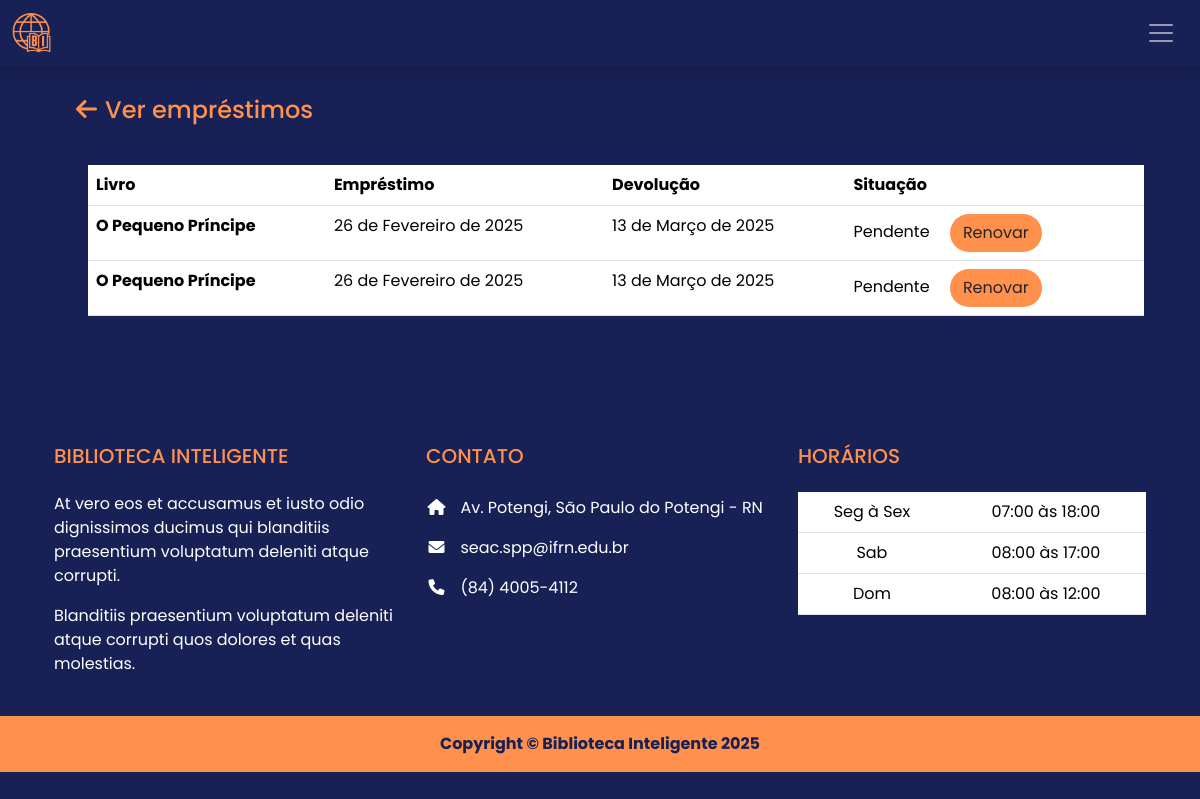
Page /ver_emprestimos/ (signed in) on the committed database.
### biblioteca_inteligente/models.py (models this page shows, shortened)
class Livro(models.Model):
    LIVRE = "LI"
    MAIORES_10 = "10"
    MAIORES_12 = "12"
    MAIORES_14 = "14"
    MAIORES_16 = "16"
    MAIORES_18 = "18"
    CLASSIFICACOES = {
        LIVRE: "Livre",
        MAIORES_10: "10 anos",
        MAIORES_12: "12 anos",
        MAIORES_14: "14 anos",
        MAIORES_16: "16 anos",
        MAIORES_18: "18 anos",
        }
    ROMANCE = "RO"
    BIOGRAFIA = "BI"
    TECNICO = "TE"
    FICCAO = "FI"
    FANTASIA = "FA"
    MISTERIO = "MI"
    POESIA = "PO"
    DRAMA = "DR"
    TERROR = "HO"
    AVENTURA = "AD"
    INFANTIL = "CH"
    JOVEM_ADULTO = "YA"
    FICCAO_CIENTIFICA = "SF"
    OUTROS = "OU"
    GENEROS = {
        ROMANCE: "Romance",
        BIOGRAFIA: "Biografia",
        TECNICO: "Técnico",
        FICCAO: "Ficção",
        FANTASIA: "Fantasia",
        MISTERIO: "Mistério",
        POESIA: "Poesia",
        DRAMA: "Drama",
        TERROR: "Terror",
        AVENTURA: "Aventura",
        INFANTIL: "Infantil",
        JOVEM_ADULTO: "Jovem Adulto",
        FICCAO_CIENTIFICA: "Ficção Científica",
        OUTROS: "Outros",
    }
    titulo = models.CharField(max_length=150)
    autor = models.CharField(max_length=100)
    capa = models.ImageField(upload_to="livros/capas/", blank=True)
    editora = models.ManyToManyField(Editora)
    isbn = models.CharField(max_length=13)
    publicacao = models.IntegerField(blank=True)
    classificacao = models.CharField(max_length=2, choices=CLASSIFICACOES)
    genero = models.CharField(max_length=2, choices=GENEROS)
    sinopse = models.TextField(max_length=4000)

class Emprestimo(models.Model):
    usuario = models.ForeignKey(Usuario, on_delete=models.CASCADE)
    livro = models.ManyToManyField(Livro)
    data = models.DateField(auto_now_add=True)
    devolvido = models.BooleanField(default=False)
    @property
    def data_devolucao(self):
        return self.data + datetime.timedelta(days=15)

### biblioteca_inteligente/views.py (the view)
# urls.py: path('ver_emprestimos/', views.ver_emprestimos, name='ver_emprestimos'),
@login_required
def ver_emprestimos(request):
    context = {
        "emprestimos": Emprestimo.objects.filter(usuario=request.user)
    }
    return render(request, "ver_emprestimos.html", context)

### biblioteca_inteligente/templates/ver_emprestimos.html (shortened to what this page needs)
{% extends "base.html" %}
{% load static %}
{% block content %}
<section class="vh-80">
    <div class="container-fluid h-custom" id="login">
      <div class="row d-flex justify-content-center align-items-center m-3 p-3 h-100">
        <div class="row text-start pt-3 mt-5">
          <div class="container text-start">
            <h4 class="bg-laranja"><span><a href="#"><i class="fas fa-arrow-left mx-2" style="color: #FF914D;"></i></a></span>Ver empréstimos</h4>
          </div>
          <div class="p-3 m-3">
            <table class="table">
              <thead>
                <tr>
                  <th scope="col">Livro</th>
                  <th scope="col">Empréstimo</th>
                  <th scope="col">Devolução</th>
                  <th scope="col">Situação</th>
                </tr>
              </thead>
              <tbody>
                {% for emprestimo in emprestimos %}
                <tr>
                  <th scope="row">{% for livro in emprestimo.livro.all %}
                    {{ livro.titulo }}{% if not forloop.last %}, {% endif %}
                  {% endfor %}</th>
                  <td>{{ emprestimo.data }}</td>
                  <td>{{ emprestimo.data_devolucao }}</td>
                  <td>
                    {% if emprestimo.devolvido == True %}
                    Devovido
                    {% else %}
                    Pendente
                    {% endif %}
                    {% if emprestimo.devolvido == False %}
                    <button class="btn rounded-pill mx-3" style="background-color: #FF914D;">Renovar</button></td>
                    {% endif %}
                  </tr>
                {% endfor %}
              </tbody>
            </table>
          </div>
        </div>
      </div>
    </div>
</section>
{% endblock content %}

### biblioteca_inteligente/static/css/style.css (style rules this page uses)
body { font-family: "Poppins", sans-serif !important; background-color: #172155 !important; }
.bg-laranja { color: #FF914D !important; }
.h-custom { height: calc(100% - 73px); }

### rows in the picture
Emprestimo: data "26 de Fevereiro de 2025", data_devolucao "13 de Março de 2025", devolvido "Pendente"
Livro: titulo "O Pequeno Príncipe"
Emprestimo: data "26 de Fevereiro de 2025", data_devolucao "13 de Março de 2025", devolvido "Pendente"
